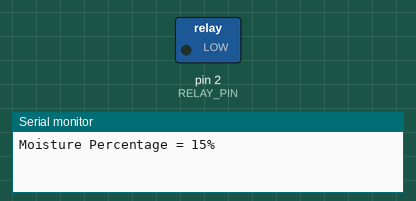
This sketch was run on a simulated Arduino Uno, built with avr-gcc and run on an emulated ATmega328P. Parts: switched loads named in the sketch (green lamp = pin HIGH), the last lines printed to the serial monitor.

Above: at 0.1 s.
At 1.1 s:
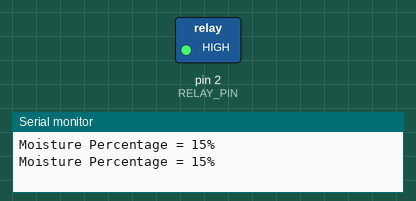
Timing chart, 0 to 2.6 s (numbered marks = the images above):
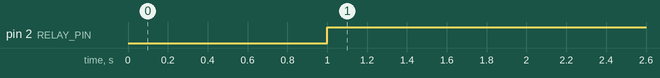

The sketch:

dripirrigation.ino
```cpp
#define RELAY_PIN 2
const int sensor_pin = A1;

void setup() {
pinMode(sensor_pin,INPUT);
  pinMode(RELAY_PIN,OUTPUT);
  Serial.begin(9600);
}

void loop() {
  float moisture_percentage;
  int sensor_analog;
  //sensor_analog = analogRead(sensor_pin);
  //moisture_percentage = ( 100 - ( (sensor_analog/1023.00) * 100 ) );
  Serial.print("Moisture Percentage = ");
 // Serial.print(moisture_percentage);
Serial.print(sensor_pin);
  Serial.print("%\n\n");
  delay(1000);

//if (moisture_percentage>1)
if(sensor_pin>1)
{
digitalWrite(RELAY_PIN,LOW);

}
digitalWrite(RELAY_PIN,HIGH);

}
```

Measured:
- by itself, pin 2 (RELAY_PIN): LOW → HIGH at 1.0 s
